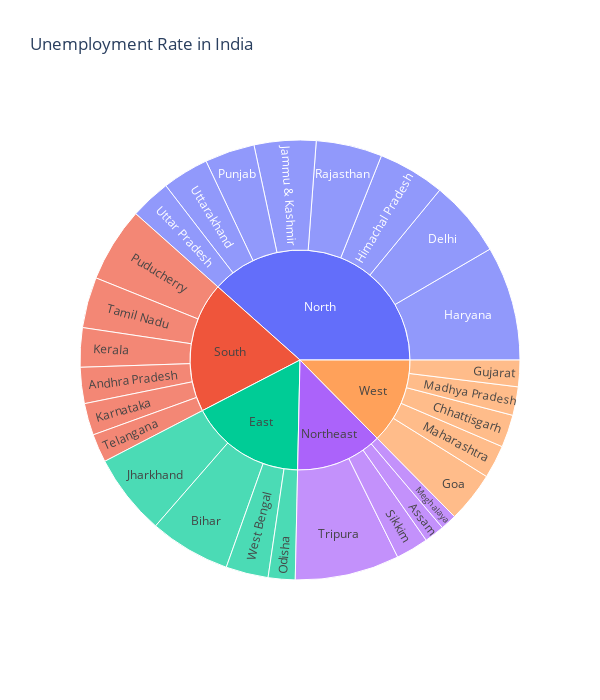

Notebook source saved alongside this figure:
### Code cell
unemploment = df[["States", "Region", "Estimated Unemployment Rate"]]
figure = px.sunburst(unemploment, path=["Region", "States"], 
                     values="Estimated Unemployment Rate", 
                     width=600, height=700, 
                     title="Unemployment Rate in India")
figure.show()

### Figure 1 — Plotly figure (JSON) as saved in the notebook; plotly's stock layout.template omitted (floating-point values rounded to 4 significant figures)
{"data": [{"branchvalues": "total", "domain": {"x": [0, 1], "y": [0, 1]}, "hovertemplate": "labels=%{label}<br>Estimated Unemployment Rate=%{value}<br>parent=%{parent}<br>id=%{id}<extra></extra>", "ids": ["South/Andhra Pradesh", "Northeast/Assam", "East/Bihar", "West/Chhattisgarh", "North/Delhi", "West/Goa", "West/Gujarat", "North/Haryana", "North/Himachal Pradesh", "North/Jammu & Kashmir", "East/Jharkhand", "South/Karnataka", "South/Kerala", "West/Madhya Pradesh", "West/Maharashtra", "Northeast/Meghalaya", "East/Odisha", "South/Puducherry", "North/Punjab", "North/Rajasthan", "Northeast/Sikkim", "South/Tamil Nadu", "South/Telangana", "Northeast/Tripura", "North/Uttar Pradesh", "North/Uttarakhand", "East/West Bengal", "East", "North", "Northeast", "South", "West"], "labels": ["Andhra Pradesh", "Assam", "Bihar", "Chhattisgarh", "Delhi", "Goa", "Gujarat", "Haryana", "Himachal Pradesh", "Jammu & Kashmir", "Jharkhand", "Karnataka", "Kerala", "Madhya Pradesh", "Maharashtra", "Meghalaya", "Odisha", "Puducherry", "Punjab", "Rajasthan", "Sikkim", "Tamil Nadu", "Telangana", "Tripura", "Uttar Pradesh", "Uttarakhand", "West Bengal", "East", "North", "Northeast", "South", "West"], "name": "", "parents": ["South", "Northeast", "East", "West", "North", "West", "West", "North", "North", "North", "East", "South", "South", "West", "West", "Northeast", "East", "South", "North", "North", "Northeast", "South", "South", "Northeast", "North", "North", "East", "", "", "", "", ""], "type": "sunburst", "values": [86.64, 48.56, 194.7, 78.19, 184.1, 121.7, 63.76, 274.8, 160.7, 148.3, 195.4, 76.68, 94.34, 68.54, 79.79, 38.66, 64.62, 179.4, 119.8, 158.7, 78.34, 121.9, 68.33, 250.6, 97.37, 111.6, 101.9, 556.6, 1255.0, 416.1, 627.3, 411.9]}], "layout": {"height": 700, "legend": {"tracegroupgap": 0}, "title": {"text": "Unemployment Rate in India"}, "width": 600}}
